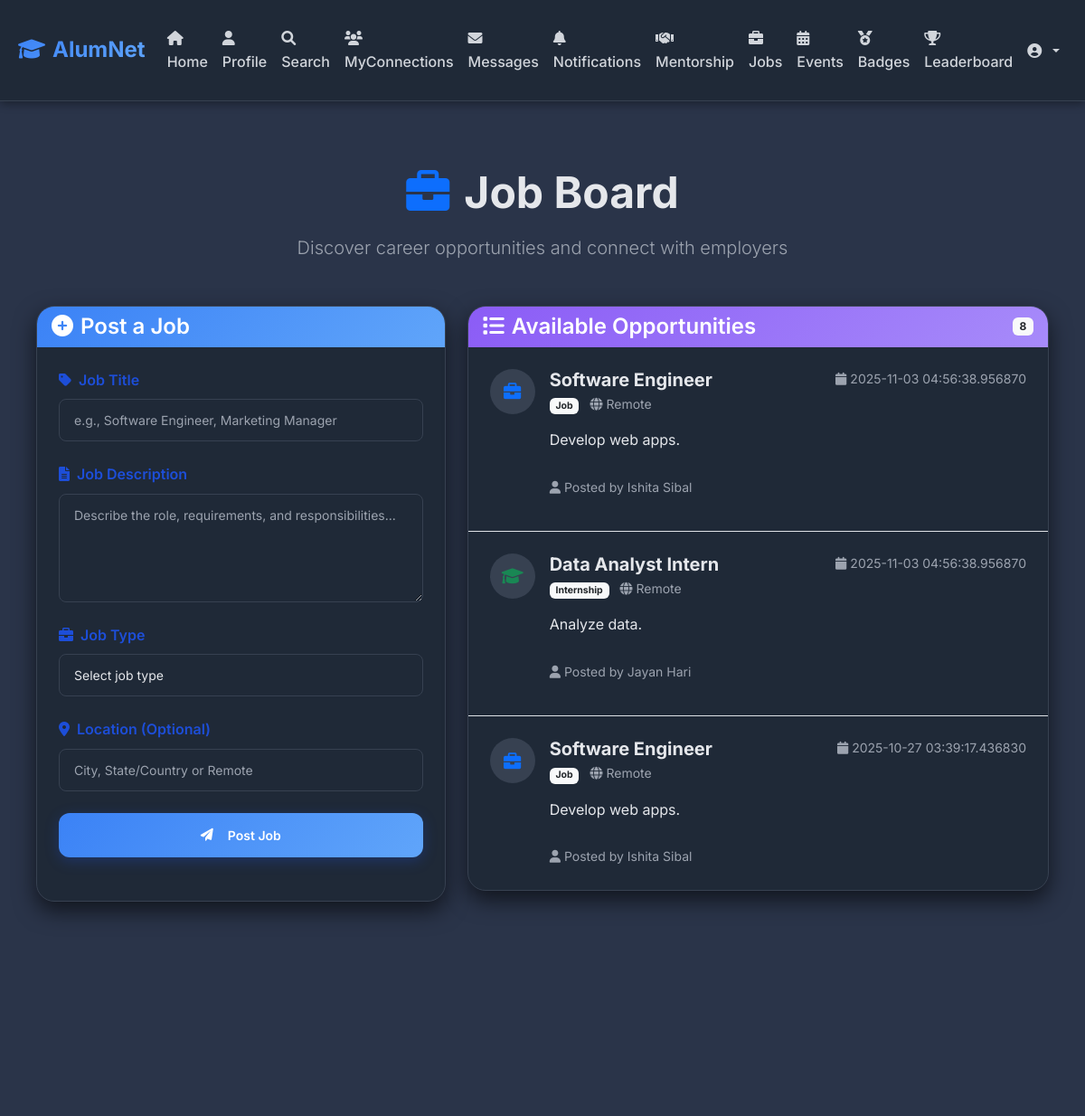
Page /jobs (signed in, upper part) on the earlier database version.
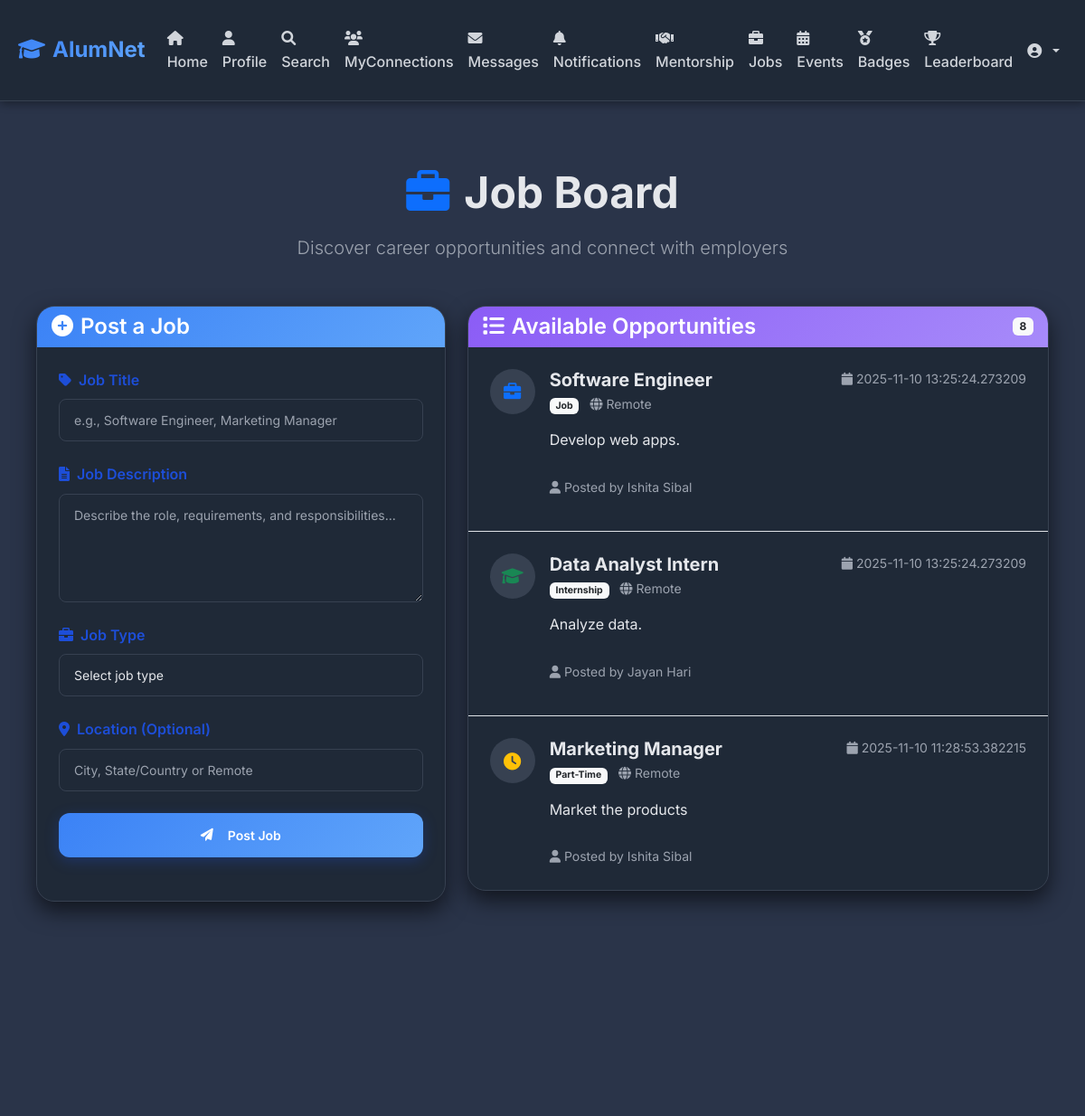
Same page on the later database version.
### models.py (models this page shows, shortened)
class Job(db.Model):
    id = db.Column(db.Integer, primary_key=True)
    user_id = db.Column(db.Integer, db.ForeignKey('user.id'), nullable=False)
    title = db.Column(db.String(200), nullable=False)
    description = db.Column(db.Text, nullable=False)
    job_type = db.Column(db.String(20), nullable=False)  # internship, job
    created_at = db.Column(db.DateTime, default=datetime.utcnow)
    user = db.relationship('User', backref=db.backref('jobs', lazy=True))

class User(db.Model):
    id = db.Column(db.Integer, primary_key=True)
    username = db.Column(db.String(80), unique=True, nullable=False)
    email = db.Column(db.String(120), unique=True, nullable=False)
    password = db.Column(db.String(120), nullable=False)
    role = db.Column(db.String(20), nullable=False)  # student, alumni, faculty
    alumni_id = db.Column(db.String(20), unique=True, nullable=True)  # For alumni
    faculty_id = db.Column(db.String(20), unique=True, nullable=True)  # For faculty
    batch_year = db.Column(db.Integer, nullable=True)
    skills = db.Column(db.Text, nullable=True)  # comma-separated
    created_at = db.Column(db.DateTime, default=datetime.utcnow)

### app.py (the view, shortened to what this page needs)
@app.route('/jobs', methods=['GET', 'POST'])
def jobs():
    if 'user_id' not in session:
        return redirect(url_for('login'))
    user = User.query.get(session['user_id'])
    jobs_list = Job.query.order_by(Job.created_at.desc()).all()
    return render_template('jobs.html', jobs=jobs_list, user=user)

### templates/jobs.html (shortened to what the changed rows need)
{% extends "base.html" %}
{% block content %}
<div class="jobs-section py-5">
    <div class="container">
        <div class="text-center mb-5">
            <h1 class="display-5 fw-bold mb-3">
                <i class="fas fa-briefcase me-3 text-primary"></i>Job Board
            </h1>
        </div>
        <div class="row">
            <div class="{% if user.role != 'student' %}col-lg-7{% else %}col-12{% endif %}">
                <div class="card shadow-lg rounded-xl">
                    <div class="card-body p-0">
                        {% if jobs %}
                        <div class="jobs-list">
                            {% for job in jobs %}
                            <div class="job-item p-4 border-bottom">
                                <div class="d-flex align-items-start">
                                    <div class="job-icon me-3">
                                        {% if job.job_type == 'internship' %}
                                            <i class="fas fa-graduation-cap text-success"></i>
                                        {% elif job.job_type == 'job' %}
                                            <i class="fas fa-briefcase text-primary"></i>
                                        {% elif job.job_type == 'part-time' %}
                                            <i class="fas fa-clock text-warning"></i>
                                        {% elif job.job_type == 'contract' %}
                                            <i class="fas fa-file-contract text-info"></i>
                                        {% else %}
                                            <i class="fas fa-laptop text-secondary"></i>
                                        {% endif %}
                                    </div>
                                    <div class="flex-grow-1">
                                        <div class="d-flex justify-content-between align-items-start mb-2">
                                            <div>
                                                <h5 class="mb-1 fw-bold">{{ job.title }}</h5>
                                                <div class="job-meta text-muted small mb-2">
                                                    <span class="badge bg-light text-dark me-2">{{ job.job_type | title }}</span>
                                                    {% if job.location %}
                                                    <i class="fas fa-map-marker-alt me-1"></i>{{ job.location }}
                                                    {% else %}
                                                    <i class="fas fa-globe me-1"></i>Remote
                                                    {% endif %}
                                                </div>
                                            </div>
                                            <small class="text-muted">
                                                <i class="fas fa-calendar me-1"></i>{{ job.created_at }}
                                            </small>
                                        </div>
                                        <p class="job-description mb-3">{{ job.description | truncate(150) }}</p>
                                        <div class="d-flex justify-content-between align-items-center">
                                            <div class="job-poster">
                                                <small class="text-muted">
                                                    <i class="fas fa-user me-1"></i>Posted by {{ job.user.username }}
                                                </small>
                                            </div>
                                        </div>
                                    </div>
                                </div>
                            </div>
                            {% endfor %}
                        </div>
                        {% else %}
                        <div class="text-center py-5">
                            <i class="fas fa-briefcase fa-4x text-muted mb-3"></i>
                            <h5 class="text-muted">No Jobs Available</h5>
                            <p class="text-muted mb-0">Check back later for new opportunities or post a job if you're an employer!</p>
                        </div>
                        {% endif %}
                    </div>
                </div>
            </div>
        </div>
    </div>
</div>
{% endblock %}

Differences in the rows shown:
no longer on this page (row edited): Job: title "Software Engineer", job_type "Job", created_at "2025-10-27 03:39:17.436830", description "Develop web apps.", user.username "Ishita Sibal"
changed Job "Software Engineer": created_at "2025-11-03 04:56:38.956870" → "2025-11-10 13:25:24.273209"
changed Job "Data Analyst Intern": created_at "2025-11-03 04:56:38.956870" → "2025-11-10 13:25:24.273209"
now on this page (row edited): Job: title "Marketing Manager", job_type "Part-Time", created_at "2025-11-10 11:28:53.382215", description "Market the products", user.username "Ishita Sibal"
